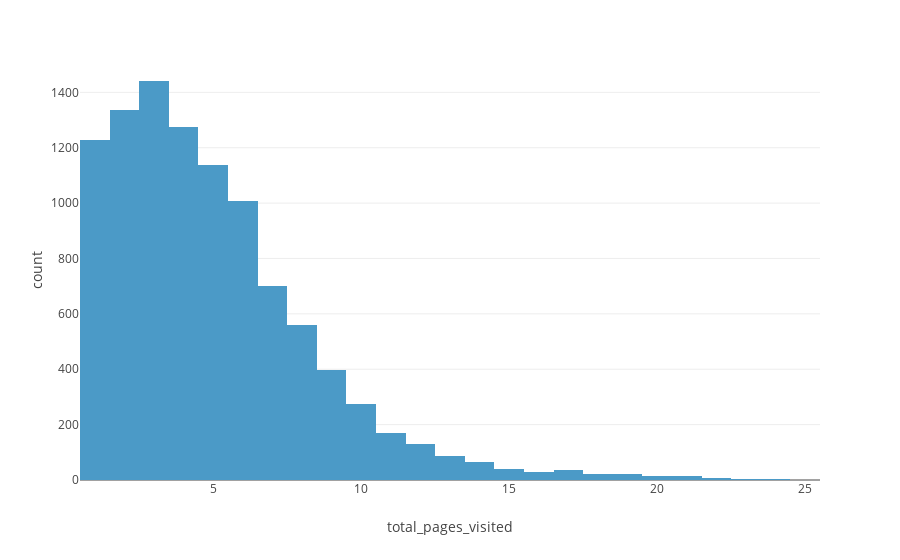

The code cell stored with this chart in its notebook:
### Code cell
# Distribution of target
fig = px.histogram(data_sample, x = "total_pages_visited")
fig.show()

### Figure 1 — Plotly figure (JSON) as saved in the notebook; plotly's stock layout.template omitted (floating-point values rounded to 4 significant figures; data arrays with more than 128 entries replaced by an {"elided": "..."} marker saying what was removed)
{"data": [{"alignmentgroup": "True", "bingroup": "x", "hovertemplate": "total_pages_visited=%{x}<br>count=%{y}<extra></extra>", "legendgroup": "", "marker": {"color": "#4B9AC7", "pattern": {"shape": ""}}, "name": "", "offsetgroup": "", "orientation": "v", "showlegend": false, "type": "histogram", "x": {"elided": "10000 int values"}, "xaxis": "x", "yaxis": "y"}], "layout": {"barmode": "relative", "legend": {"tracegroupgap": 0}, "margin": {"t": 60}, "xaxis": {"anchor": "y", "domain": [0, 1], "title": {"text": "total_pages_visited"}}, "yaxis": {"anchor": "x", "domain": [0, 1], "title": {"text": "count"}}}}
